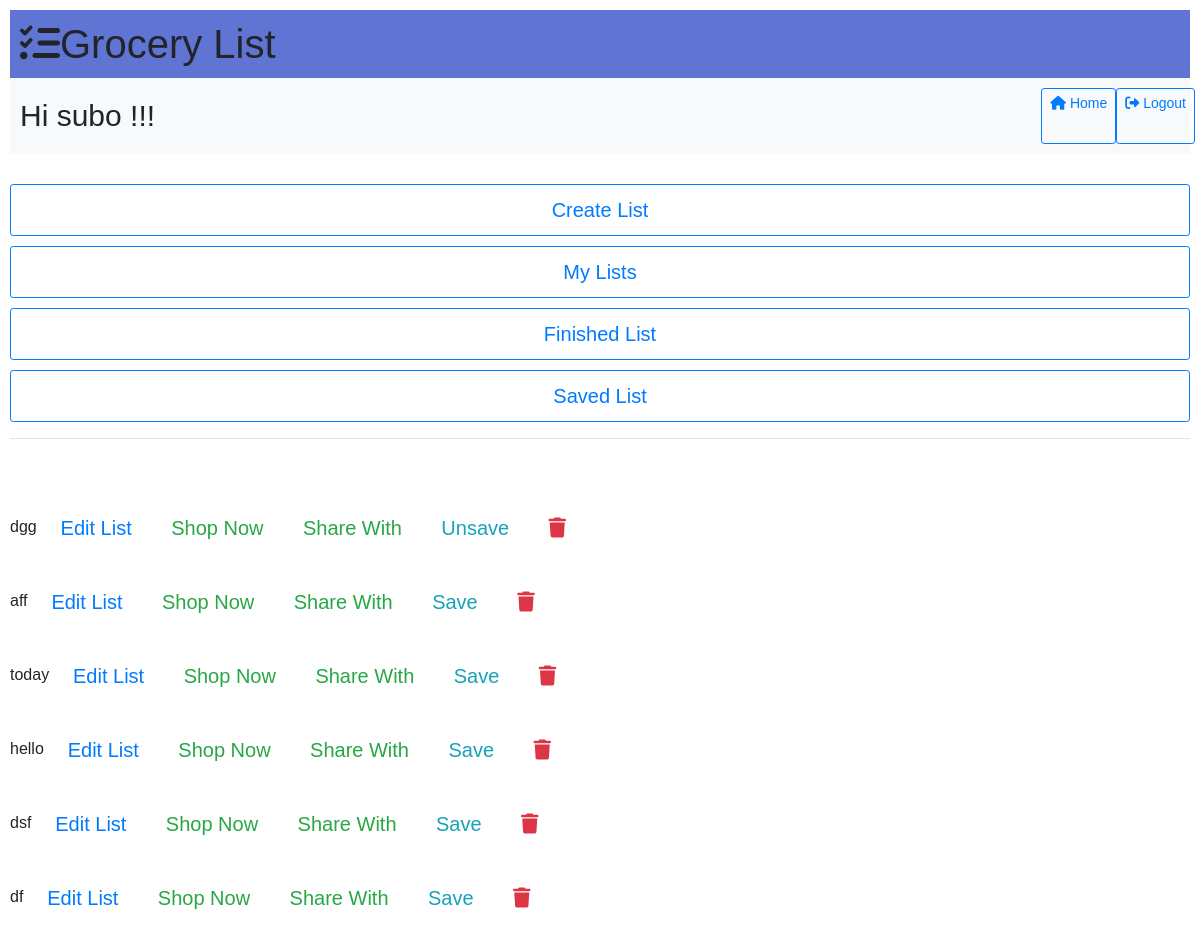
Screenshot of /projectG/ (signed in) with the database file from the repository.
### projectG/models.py (models this page shows, shortened)
class User(AbstractUser):
    pass

class GroceryList(models.Model):
    name = models.CharField(max_length=100)
    finished = models.BooleanField(default=False)
    saved_list = models.BooleanField(default=False)
    timestamp = models.DateTimeField(auto_now_add=True)
    user = models.ForeignKey(User, on_delete=models.CASCADE,default=None)  # User who created the list
    shared_with = models.ManyToManyField(User, related_name='shared_lists', blank=True)

### projectG/views.py (the view)
# urls.py: path('', views.index, name="index"),
def index(request):
    if request.user.is_authenticated:
         all_lists =GroceryList.objects.filter(Q(user=request.user) | Q(shared_with=request.user))
         print(all_lists)
         data_by_lists = {}
         for grocery_list in all_lists:
          items = GroceryItem.objects.filter(list=grocery_list)
          data_by_lists[grocery_list] = items
         return render(request, 'index.html', {'data_by_lists': data_by_lists})
    else:
        print("ffffffffffffffindex")
        return HttpResponseRedirect(reverse("login"))

### projectG/templates/index.html (shortened to what this page needs)
{% extends "layout.html" %}
{% load static %}
{% block body %}
<div class="container bg-blue">
    <h1 class="mb-0"><i class="fas fa-tasks me-2"></i>Grocery List</h1>
</div>
<div class="container bg-light">
    <div class="row" >
        <div class="col">
            <h2>Hi {{ request.user }} !!!</h2>
        </div>
            <a class="btn btn-sm btn-outline-primary" href="https://subogrocerylist-2cb1d307b153.herokuapp.com/projectG/" class="home-link">
                <i class="fas fa-home"></i> Home
            </a>
            <a class="btn btn-sm btn-outline-primary" href="{% url 'logout' %}">
                <i class="fas fa-sign-out-alt"></i> Logout
            </a>
    </div>
</div>
</div>
<div class="container">
    <div class="buttons">
    <button class="btn btn-sm btn-outline-primary" id="created_list">Create List</button>
    <button class="btn btn-sm btn-outline-primary" id="allList">My Lists</button>
    <button class="btn btn-sm btn-outline-primary" id="get_finished_lists">Finished List</button>
    <button class="btn btn-sm btn-outline-primary" id="saved_list">Saved List</button>
    </div>
    <hr>
    <div id="lists-container" style="display: block;">
      {% for grocery_list, items in data_by_lists.items %}
       <div class="list" style="display:inline">
        <div class="item-lister" onclick="toggleListItems(this);" title="Click to see list-items">
          <br>  <td>{{ grocery_list.name }}</td>&nbsp
            <button class="btn btn-sm btn-outline-primary" onclick="editList('{{ grocery_list.id }}',this)">Edit List</button>
            <button class="btn btn-sm btn-outline-success" onclick="shopNow('{{ grocery_list.id }}')" > Shop Now</button>
            <button class="btn btn-sm btn-outline-success" onclick="shareWith('{{ grocery_list.id }}')" > Share With</button>
            <button class="btn btn-sm btn-outline-info" onclick="toggleListStatus('{{ grocery_list.id }}', this)">
                {% if grocery_list.saved_list %}
                   Unsave
                {% else %}
                 Save
               {% endif %}
            </button>
            <button class="btn btn-sm btn-outline-danger" onclick="DeleteNow('{{ grocery_list.id }}')">
              <i class="fas fa-trash"></i>
          </button>
      {% endfor %}
{% endblock %}

### projectG/static/styles.css (style rules this page uses)
body { font-family: Arial, sans-serif; }
.container { max-width: 100%; padding: 10px; }
h2 { font-size: 30px; margin: 10px 0; }
.bg-blue { background-color: rgb(96, 117, 211); }
.buttons button, .buttons a { font-size: 20px; padding: 10px 20px; display: block; margin: 10px auto; width: 100%; }
.buttons { text-align: center; margin-top: 10px; }
.list { margin: 10px 0; padding: 10px; }
.list button { margin: 5px; }
.list { display: flex; align-items: center; justify-content: space-between; padding: 10px; margin: 10px; border-radius: 5px; }
.list button { padding: 5px 10px; margin-right: 10px; font-size: 20px; border: none; border-radius: 3px; }
.list button i { margin-right: 5px; }

### rows the page displays
User: user "subo"
GroceryList: name "dgg", saved_list "Unsave"
GroceryList: name "aff", saved_list "Save"
GroceryList: name "today", saved_list "Save"
GroceryList: name "hello", saved_list "Save"
GroceryList: name "dsf", saved_list "Save"
GroceryList: name "df", saved_list "Save"
